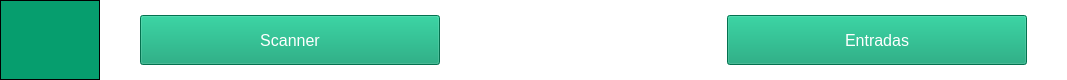
     <widget class="QWidget" name="widget" native="true">
      <property name="minimumSize">
       <size>
        <width>0</width>
        <height>0</height>
       </size>
      </property>
      <property name="maximumSize">
       <size>
        <width>16777215</width>
        <height>80</height>
       </size>
      </property>
      <property name="styleSheet">
       <string notr="true">QWidget{
 background-color:#ffffff;
}</string>
      </property>
      <layout class="QHBoxLayout" name="horizontalLayout_3">
       <property name="spacing">
        <number>0</number>
       </property>
       <property name="leftMargin">
        <number>0</number>
       </property>
       <property name="topMargin">
        <number>0</number>
       </property>
       <property name="rightMargin">
        <number>0</number>
       </property>
       <property name="bottomMargin">
        <number>0</number>
       </property>
       <item>
        <widget class="QPushButton" name="btnIconMenu">
         <property name="minimumSize">
          <size>
           <width>100</width>
           <height>80</height>
          </size>
         </property>
         <property name="styleSheet">
          <string notr="true">QPushButton{
	background-color:#069E6E;
	color:#ffffff;
	border: 1px solid black;
}

QPushButton:hover{
	background-color:#047b55;
}

QPushButton:pressed{
	background-color: rgb(2, 45, 29);
}

QPushButton:checked{
	background-color:#069E6E;
}

</string>
         </property>
         <property name="text">
          <string/>
         </property>
         <property name="icon">
          <iconset resource="imagens_usadas.qrc">
           <normaloff>:/imagens/imagens/imgBtnMenu.png</normaloff>:/imagens/imagens/imgBtnMenu.png</iconset>
         </property>
         <property name="iconSize">
          <size>
           <width>30</width>
           <height>32</height>
          </size>
         </property>
         <property name="checkable">
          <bool>true</bool>
         </property>
        </widget>
       </item>
       <item>
        <spacer name="horizontalSpacer">
         <property name="orientation">
          <enum>Qt::Horizontal</enum>
         </property>
         <property name="sizeHint" stdset="0">
          <size>
           <width>40</width>
           <height>20</height>
          </size>
         </property>
        </spacer>
       </item>
       <item>
        <widget class="QPushButton" name="btnScanner">
         <property name="minimumSize">
          <size>
           <width>300</width>
           <height>50</height>
          </size>
         </property>
         <property name="font">
          <font>
           <pointsize>12</pointsize>
          </font>
         </property>
         <property name="styleSheet">
          <string notr="true">QPushButton{
	background-color:#069E6E;
	color:#ffffff;
}

QPushButton:hover{
	background-color:#047b55;
}

QPushButton:pressed{
	background-color: rgb(2, 45, 29);
}

QPushButton:checked{
	background-color:  rgb(2, 45, 29);
}

</string>
         </property>
         <property name="text">
          <string>Scanner</string>
         </property>
         <property name="icon">
          <iconset resource="imagens_usadas.qrc">
           <normaloff>:/imagens/imagens/imgBtnRFacial.png</normaloff>:/imagens/imagens/imgBtnRFacial.png</iconset>
         </property>
         <property name="iconSize">
          <size>
           <width>36</width>
           <height>36</height>
          </size>
         </property>
        </widget>
       </item>
       <item>
        <spacer name="horizontalSpacer_5">
         <property name="orientation">
          <enum>Qt::Horizontal</enum>
         </property>
         <property name="sizeHint" stdset="0">
          <size>
           <width>114</width>
           <height>20</height>
          </size>
         </property>
        </spacer>
       </item>
       <item>
        <widget class="QLabel" name="label_4">
         <property name="minimumSize">
          <size>
           <width>60</width>
           <height>70</height>
          </size>
         </property>
         <property name="maximumSize">
          <size>
           <width>60</width>
           <height>70</height>
          </size>
         </property>
         <property name="text">
          <string/>
         </property>
         <property name="pixmap">
          <pixmap resource="imagens_usadas.qrc">:/imagens/imagens/imgLogo.png</pixmap>
         </property>
         <property name="scaledContents">
          <bool>true</bool>
         </property>
        </widget>
       </item>
       <item>
        <spacer name="horizontalSpacer_2">
         <property name="orientation">
          <enum>Qt::Horizontal</enum>
         </property>
         <property name="sizeHint" stdset="0">
          <size>
           <width>113</width>
           <height>20</height>
          </size>
         </property>
        </spacer>
       </item>
       <item>
        <widget class="QPushButton" name="btnEntradas">
         <property name="minimumSize">
          <size>
           <width>300</width>
           <height>50</height>
          </size>
         </property>
         <property name="font">
          <font>
           <pointsize>12</pointsize>
          </font>
         </property>
         <property name="styleSheet">
          <string notr="true">QPushButton{
	background-color:#069E6E;
	color:#ffffff;
}

QPushButton:hover{
	background-color:#047b55;
}

QPushButton:pressed{
	background-color: rgb(2, 45, 29);
}

QPushButton:checked{
	background-color:  rgb(2, 45, 29);
}

</string>
         </property>
         <property name="text">
          <string>Entradas</string>
         </property>
         <property name="icon">
          <iconset resource="imagens_usadas.qrc">
           <normaloff>:/imagens/imagens/imgBtnEntrada.png</normaloff>:/imagens/imagens/imgBtnEntrada.png</iconset>
         </property>
         <property name="iconSize">
          <size>
           <width>36</width>
           <height>36</height>
          </size>
         </property>
        </widget>
       </item>
       <item>
        <spacer name="horizontalSpacer_3">
         <property name="orientation">
          <enum>Qt::Horizontal</enum>
         </property>
         <property name="sizeHint" stdset="0">
          <size>
           <width>40</width>
           <height>20</height>
          </size>
         </property>
        </spacer>
       </item>
      </layout>
     </widget>
